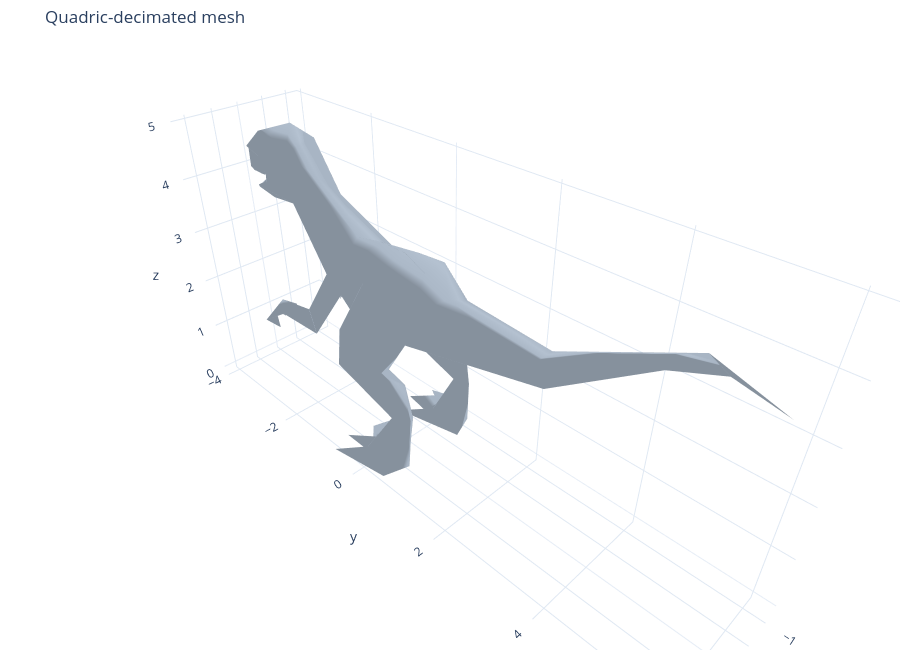

Notebook code cell kept with this figure:
### Markdown cell above
## Mesh simplification

A separate quadric-decimation preview of the original mesh. It has an approximate triangle
budget, does not preserve anchors, and is not a triangulation of the selected points.

### Code cell
target_faces = 300
simplified = simplify_mesh(processor.mesh, face_count=target_faces)
print(f"{len(simplified.vertices):,} vertices, {len(simplified.faces):,} triangles")
show(mesh_trace(simplified), title="Quadric-decimated mesh")

### Figure 1 — Plotly figure (JSON) as saved in the notebook; plotly's stock layout.template omitted (floating-point values rounded to 4 significant figures; data arrays with more than 128 entries replaced by an {"elided": "..."} marker saying what was removed)
{"data": [{"color": "#a8b5c4", "hoverinfo": "skip", "i": {"elided": "300 int values"}, "j": {"elided": "300 int values"}, "k": {"elided": "300 int values"}, "name": "Mesh", "opacity": 1, "type": "mesh3d", "x": {"elided": "152 float values"}, "y": {"elided": "152 float values"}, "z": {"elided": "152 float values"}}], "layout": {"height": 650, "margin": {"b": 0, "l": 0, "r": 0, "t": 45}, "scene": {"aspectmode": "data", "camera": {"up": {"x": 0, "y": 0, "z": 1}}}, "title": {"text": "Quadric-decimated mesh"}}}
